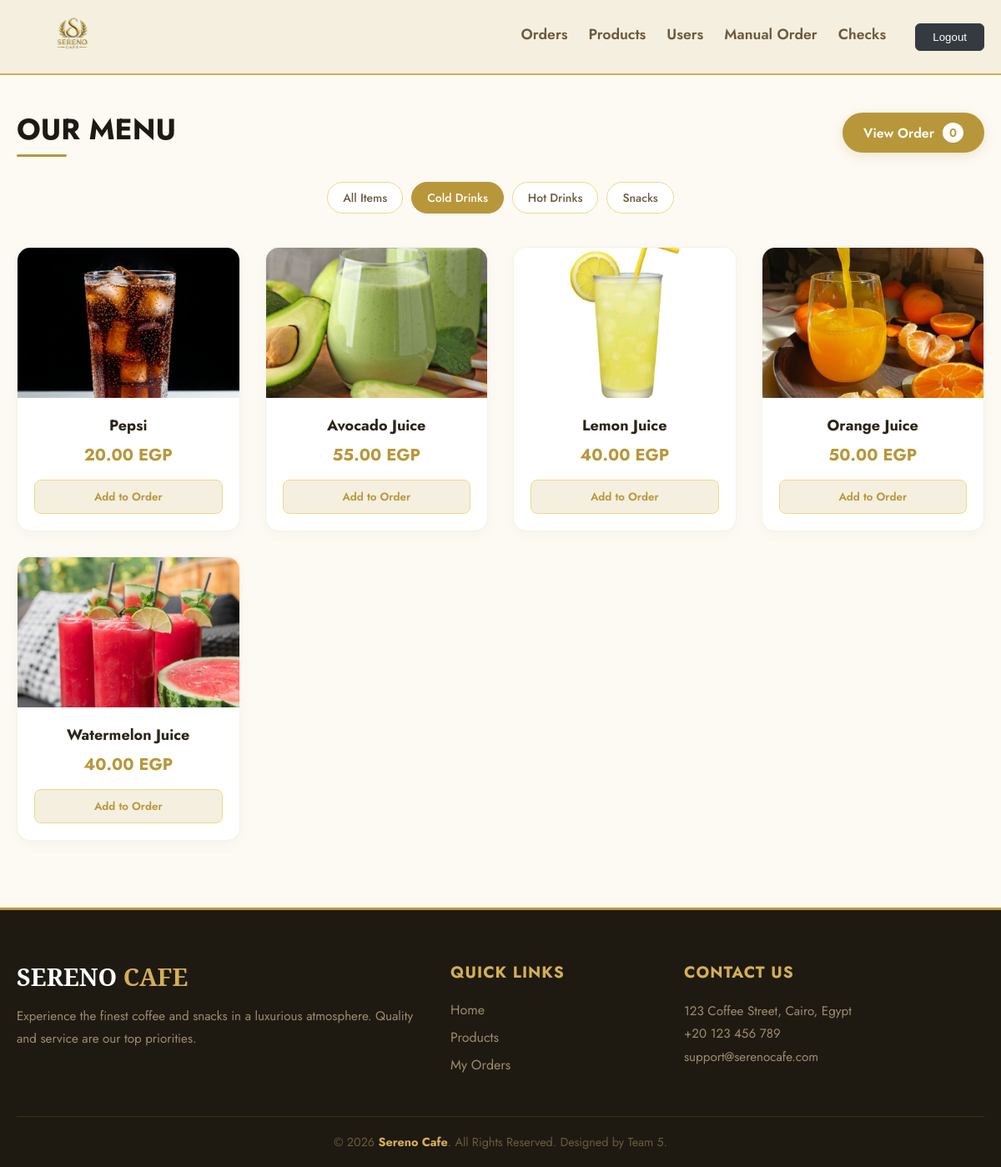
/user/products?category=2 (signed in), run on the app's committed database.
### tables this page shows
CREATE TABLE `categories` (
    `id` INT AUTO_INCREMENT PRIMARY KEY,
    `name` VARCHAR(100) NOT NULL UNIQUE
);

CREATE TABLE `products` (
    `id` INT AUTO_INCREMENT PRIMARY KEY,
    `name` VARCHAR(100) NOT NULL,
    `price` DECIMAL(10, 2) NOT NULL,
    `category_id` INT NOT NULL,
    `image` VARCHAR(255) NULL,
    `status` ENUM('available', 'unavailable') DEFAULT 'available',
    FOREIGN KEY (`category_id`) REFERENCES `categories`(`id`) ON DELETE CASCADE
);

### Core/functions.php (called while the page is built, shortened)
<?php
function urlIS($url)
{
    $requestUri = parse_url($_SERVER['REQUEST_URI'], PHP_URL_PATH);
    return $requestUri === $url;
}
function base_path($path)
{
    return BASE_PATH . $path;
}
function view($path, $attributes = [])
{
    extract($attributes);
    require base_path("views/{$path}");
}

### controllers/user/products.php (called while the page is built, shortened)
<?php
class UserProductsController
{
    private $db;
    public function __construct()
    {
        $config = require base_path('config.php');
        $this->db = new Database($config['database']);
    }
    public function index()
    {
        $categories = $this->db->query("SELECT * FROM categories")->get();
        $query = "
            SELECT p.*, c.name as category_name
            FROM products p
            JOIN categories c ON p.category_id = c.id
            WHERE p.status = 'available'
        ";
        $params = [];
        if (isset($_GET['category']) && !empty($_GET['category'])) {
            $query .= " AND p.category_id = :category_id";
            $params[':category_id'] = $_GET['category'];
        }
        $products = $this->db->query($query, $params)->get();
        view('user/products.view.php', [
            'products' => $products,
            'categories' => $categories
        ]);
    }
}
$controller = new UserProductsController();
$controller->index();

### public/index.php (called while the page is built, shortened)
<?php
require_once BASE_PATH . "Core/functions.php";
spl_autoload_register(function ($class) {
    $class = str_replace("\\", "/", $class);
});
$router = new Router();
$url = parse_url($_SERVER['REQUEST_URI'], PHP_URL_PATH);
$method = $_POST['_method'] ?? $_SERVER['REQUEST_METHOD'];
$router->route($url, $method);

### config.php (called while the page is built)
<?php
return [
    "database" => [
        "host" => "127.0.0.1",
        "port" => 3306,
        "dbname" => "cafeteria_app",
        "username" => "root",
        "password" => "",
        "charset" => "utf8mb4"
    ],
];

### Core/Database.php (called while the page is built, shortened)
<?php
class Database
{
    public $connection;
    public $statement;
    public function __construct($config)
    {
        $username = $config['username'] ?? 'root';
        $password = $config['password'] ?? '';
        $dsn = "mysql:host=" . $config['host'] . ";port=" . $config['port'] . ";dbname=" . $config['dbname'] . ";charset=" . $config['charset'];
        try {
            $this->connection = new PDO($dsn, $username, $password, [
                PDO::ATTR_DEFAULT_FETCH_MODE => PDO::FETCH_ASSOC,
                PDO::ATTR_ERRMODE => PDO::ERRMODE_EXCEPTION
            ]);
        } catch (PDOException $e) {
            die("Connection Failed: " . $e->getMessage());
        }
    }
    public function query($query, $params = [])
    {
        $this->statement = $this->connection->prepare($query);
        $this->statement->execute($params);
        return $this;
    }
    public function get()
    {
        return $this->statement->fetchAll();
    }
}

### views/user/products.view.php (the view, shortened to what this page needs)
<?php
require base_path("views/partials/head.php");
require base_path("views/partials/nav.php");
?>
<main class="products-container">
   <div class="products-header">
      <h1 class="products-title">Our Menu</h1>
      <a href="/order" class="btn-cart">
         <span>View Order</span>
         <span class="cart-count" id="cart-count">0</span>
      </a>
   </div>
   <div class="category-filter">
      <a href="/user/products" class="filter-link <?= !isset($_GET['category']) ? 'active' : '' ?>">All Items</a>
      <?php foreach ($categories as $category) : ?>
         <a href="/user/products?category=<?= $category['id'] ?>"
            class="filter-link <?= (isset($_GET['category']) && $_GET['category'] == $category['id']) ? 'active' : '' ?>">
            <?= htmlspecialchars($category['name']) ?>
         </a>
      <?php endforeach; ?>
   </div>
   <div class="products-grid">
      <?php if (empty($products)) : ?>
         <div class="no-products">
            <h3>No products found in this category.</h3>
         </div>
      <?php else : ?>
         <?php foreach($products as $product) : ?>
            <div class="product-card">
               <div class="product-image-wrapper">
                  <img src="/images/<?= $product['image'] ?: 'default-coffee.png' ?>"
                       alt="<?= htmlspecialchars($product['name']) ?>">
               </div>
               <div class="product-info">
                  <h3 class="product-name"><?= htmlspecialchars($product['name']) ?></h3>
                  <div class="product-price"><?= number_format($product['price'], 2) ?> EGP</div>
                  <button class="btn-add-order"
                          onclick="addToOrder(<?= $product['id'] ?>, '<?= htmlspecialchars($product['name']) ?>', <?= $product['price'] ?>)">
                     Add to Order
                  </button>
               </div>
            </div>
         <?php endforeach; ?>
      <?php endif; ?>
   </div>
</main>
<?php require base_path("views/partials/footer.php"); ?>

### Core/Router.php (shortened to what this page needs)
<?php
class Router
{
    protected $routes = [];
    public function add($method, $url, $controller)
    {
        $this->routes[] = [
            "url"        => $url,
            "controller" => $controller,
            "method"     => $method
        ];
    }
    public function route($url, $method)
    {
        foreach ($this->routes as $route) {
            if ($route["url"] === $url && $route["method"] === strtoupper($method)) {
                return require base_path($route["controller"]);
            }
        }
    }
}

### views/partials/head.php (shortened to what this page needs)
<!DOCTYPE html>
<html lang="en">
<head>
    <link rel="stylesheet" href="/css/style.css">
</head>
<body>
<div class="site-wrapper">

### views/partials/nav.php (shortened to what this page needs)
<nav class="nav">
    <div class="container nav-container">
        <div class="logo">
            <a href="/">
                <img src="/images/logo.png" alt="Cafeteria Logo">
            </a>
        </div>
        <div class="pages">
            <ul>
                <?php if(isset($_SESSION['user'])): ?>
                    <?php if($_SESSION['user']['role'] === 'admin'): ?>
                        <li><a href="/admin/orders" class="<?= urlIs('/admin/orders') ? 'active' : '' ?>">Orders</a></li>
                        <li><a href="/admin/products" class="<?= urlIs('/admin/products') ? 'active' : '' ?>">Products</a></li>
                        <li><a href="/admin/users" class="<?= urlIs('/admin/users') ? 'active' : '' ?>">Users</a></li>
                        <li><a href="/admin/manual_order" class="<?= urlIs('/admin/manual_order') ? 'active' : '' ?>">Manual Order</a></li>
                        <li><a href="/admin/checks" class="<?= urlIs('/admin/checks') ? 'active' : '' ?>">Checks</a></li>
                    <?php endif; ?>
                    <li>
                        <form action="/logout" method="POST" style="display: inline;">
                            <button type="submit" class="logout-btn">Logout</button>
                        </form>
                    </li>
                <?php else: ?>
                    <li><a href="/" class="<?= urlIs('/') ? 'active' : '' ?>">Login</a></li>
                    <li><a href="/login" class="<?= urlIs('/login') ? 'active' : '' ?>">Login</a></li>
                <?php endif; ?>
            </ul>
        </div>
    </div>
</nav>

### views/partials/footer.php (shortened to what this page needs)
    </div>
<footer class="main-footer">
    <div class="container footer-content">
        <div class="footer-section about">
            <h3 class="footer-logo">SERENO <span>CAFE</span></h3>
            <p>Experience the finest coffee and snacks in a luxurious atmosphere. Quality and service are our top priorities.</p>
        </div>
        <div class="footer-section links">
            <h4>Quick Links</h4>
            <ul>
                <li><a href="/">Home</a></li>
                <li><a href="/user/home">Products</a></li>
                <li><a href="/user/my_orders">My Orders</a></li>
            </ul>
        </div>
        <div class="footer-section contact">
            <h4>Contact Us</h4>
            <p><i class="fas fa-map-marker-alt"></i> 123 Coffee Street, Cairo, Egypt</p>
            <p><i class="fas fa-phone"></i> +20 123 456 789</p>
            <p><i class="fas fa-envelope"></i> support@serenocafe.com</p>
        </div>
    </div>
    <div class="footer-bottom">
        <p>&copy; <?= date('Y') ?> <strong>Sereno Cafe</strong>. All Rights Reserved. Designed by Team 5.</p>
    </div>
</footer>
</body>
</html>

### public/css/style.css (style rules this page uses)
html, body { scroll-behavior: smooth; }
:root { --gold: #B8973A; --gold-light: #D4AF55; --gold-pale: #EDD98A; --gold-faint: #F7F0DC; --beige: #F5EFE0; --beige-dark: #E8DEC8; --cream: #FDFAF4; --white: #FFFFFF; --dark: #1E1A12; --text-dark: #2C2418; --text-mid: #6B5B3E; --text-light: #9E8C6E; --shadow: 0 4px 20px rgba(0,0,0,0.08); }
* { margin: 0; padding: 0; box-sizing: border-box; }
body { background-color: var(--cream); font-family: 'Jost', sans-serif; }
.nav { width: 100%; height: 90px; background-color: var(--beige); border-bottom: 2px solid var(--gold-light); display: flex; align-items: center; }
.nav-container { display: flex; flex-direction: row; justify-content: space-between; align-items: center; height: 70px; width: 100%; max-width: 1200px; margin: 0 auto; padding: 0 20px; }
.pages ul { display: flex; list-style: none; gap: 25px; }
.pages li a { text-decoration: none; color: var(--text-mid); font-size: 1.1rem; font-weight: 600; transition: 0.3s; }
.logo img { height: 90px; width: auto; }
.main-footer { background-color: var(--dark); color: var(--beige); padding: 60px 20px 20px; margin-top: 80px; border-top: 3px solid var(--gold); }
.footer-content { display: grid; grid-template-columns: 2fr 1fr 1.5fr; gap: 40px; margin-bottom: 40px; }
.footer-section h4 { color: var(--gold-light); font-size: 1.2rem; margin-bottom: 20px; text-transform: uppercase; letter-spacing: 1px; }
.footer-logo { font-family: 'serif'; font-size: 1.8rem; color: var(--white); margin-bottom: 15px; }
.footer-logo span { color: var(--gold-light); }
.footer-section p { font-size: 0.95rem; line-height: 1.8; color: var(--text-light); }
.footer-section.links ul { list-style: none; }
.footer-section.links li { margin-bottom: 10px; }
.footer-section.links a { text-decoration: none; color: var(--text-light); transition: color 0.3s; }
.footer-bottom { text-align: center; padding-top: 20px; border-top: 1px solid rgba(184, 151, 58, 0.2); font-size: 0.9rem; color: var(--text-mid); }
.footer-bottom strong { color: var(--gold-light); }

### views/partials/nav.php (style rules this page uses)
.logout-btn { background-color: #343a40; color: white; border: 1px solid #343a40; padding: 8px 20px; border-radius: 6px; cursor: pointer; font-weight: 500; transition: all 0.3s ease; margin-left: 10px; }

### data on the page
categories: name "Cold Drinks"
categories: name "Hot Drinks"
categories: name "Snacks"
products: image (picture), name "Pepsi", price "20.00"
products: image (picture), name "Avocado Juice", price "55.00"
products: image (picture), name "Lemon Juice", price "40.00"
products: image (picture), name "Orange Juice", price "50.00"
products: image (picture), name "Watermelon Juice", price "40.00"
